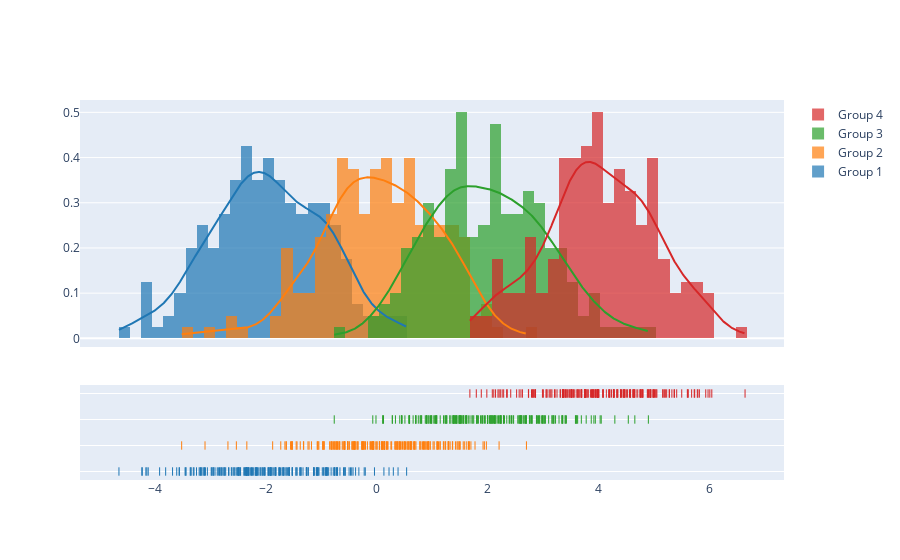

Source (notebook cell):
### Code cell
import plotly.figure_factory as ff

# Add histogram data
x1 = np.random.randn(200) - 2
x2 = np.random.randn(200)
x3 = np.random.randn(200) + 2
x4 = np.random.randn(200) + 4

# Group data together
hist_data = [x1, x2, x3, x4]

group_labels = ['Group 1', 'Group 2', 'Group 3', 'Group 4']

# Create distplot with custom bin_size
fig = ff.create_distplot(hist_data, group_labels, bin_size=.2)
fig.show()

### Figure 1 — Plotly figure (JSON) as saved in the notebook; plotly's stock layout.template omitted (floating-point values rounded to 4 significant figures; data arrays with more than 128 entries replaced by an {"elided": "..."} marker saying what was removed)
{"data": [{"autobinx": false, "histnorm": "probability density", "legendgroup": "Group 1", "marker": {"color": "rgb(31, 119, 180)"}, "name": "Group 1", "opacity": 0.7, "type": "histogram", "x": {"elided": "200 float values"}, "xaxis": "x", "xbins": {"end": 0.5395, "size": 0.2, "start": -4.648}, "yaxis": "y"}, {"autobinx": false, "histnorm": "probability density", "legendgroup": "Group 2", "marker": {"color": "rgb(255, 127, 14)"}, "name": "Group 2", "opacity": 0.7, "type": "histogram", "x": {"elided": "200 float values"}, "xaxis": "x", "xbins": {"end": 2.7, "size": 0.2, "start": -3.517}, "yaxis": "y"}, {"autobinx": false, "histnorm": "probability density", "legendgroup": "Group 3", "marker": {"color": "rgb(44, 160, 44)"}, "name": "Group 3", "opacity": 0.7, "type": "histogram", "x": {"elided": "200 float values"}, "xaxis": "x", "xbins": {"end": 4.898, "size": 0.2, "start": -0.7658}, "yaxis": "y"}, {"autobinx": false, "histnorm": "probability density", "legendgroup": "Group 4", "marker": {"color": "rgb(214, 39, 40)"}, "name": "Group 4", "opacity": 0.7, "type": "histogram", "x": {"elided": "200 float values"}, "xaxis": "x", "xbins": {"end": 6.642, "size": 0.2, "start": 1.68}, "yaxis": "y"}, {"legendgroup": "Group 1", "marker": {"color": "rgb(31, 119, 180)"}, "mode": "lines", "name": "Group 1", "showlegend": false, "type": "scatter", "x": {"elided": "500 float values"}, "xaxis": "x", "y": {"elided": "500 float values"}, "yaxis": "y"}, {"legendgroup": "Group 2", "marker": {"color": "rgb(255, 127, 14)"}, "mode": "lines", "name": "Group 2", "showlegend": false, "type": "scatter", "x": {"elided": "500 float values"}, "xaxis": "x", "y": {"elided": "500 float values"}, "yaxis": "y"}, {"legendgroup": "Group 3", "marker": {"color": "rgb(44, 160, 44)"}, "mode": "lines", "name": "Group 3", "showlegend": false, "type": "scatter", "x": {"elided": "500 float values"}, "xaxis": "x", "y": {"elided": "500 float values"}, "yaxis": "y"}, {"legendgroup": "Group 4", "marker": {"color": "rgb(214, 39, 40)"}, "mode": "lines", "name": "Group 4", "showlegend": false, "type": "scatter", "x": {"elided": "500 float values"}, "xaxis": "x", "y": {"elided": "500 float values"}, "yaxis": "y"}, {"legendgroup": "Group 1", "marker": {"color": "rgb(31, 119, 180)", "symbol": "line-ns-open"}, "mode": "markers", "name": "Group 1", "showlegend": false, "type": "scatter", "x": {"elided": "200 float values"}, "xaxis": "x", "y": {"elided": "200 str values"}, "yaxis": "y2"}, {"legendgroup": "Group 2", "marker": {"color": "rgb(255, 127, 14)", "symbol": "line-ns-open"}, "mode": "markers", "name": "Group 2", "showlegend": false, "type": "scatter", "x": {"elided": "200 float values"}, "xaxis": "x", "y": {"elided": "200 str values"}, "yaxis": "y2"}, {"legendgroup": "Group 3", "marker": {"color": "rgb(44, 160, 44)", "symbol": "line-ns-open"}, "mode": "markers", "name": "Group 3", "showlegend": false, "type": "scatter", "x": {"elided": "200 float values"}, "xaxis": "x", "y": {"elided": "200 str values"}, "yaxis": "y2"}, {"legendgroup": "Group 4", "marker": {"color": "rgb(214, 39, 40)", "symbol": "line-ns-open"}, "mode": "markers", "name": "Group 4", "showlegend": false, "type": "scatter", "x": {"elided": "200 float values"}, "xaxis": "x", "y": {"elided": "200 str values"}, "yaxis": "y2"}], "layout": {"barmode": "overlay", "hovermode": "closest", "legend": {"traceorder": "reversed"}, "xaxis": {"anchor": "y2", "domain": [0.0, 1.0], "zeroline": false}, "yaxis": {"anchor": "free", "domain": [0.35, 1], "position": 0.0}, "yaxis2": {"anchor": "x", "domain": [0, 0.25], "dtick": 1, "showticklabels": false}}}
